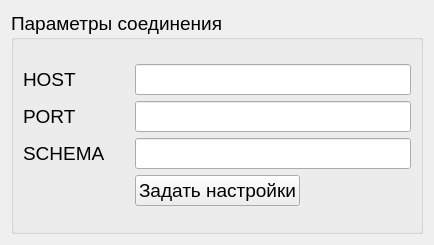
<?xml version="1.0" encoding="UTF-8"?>
<ui version="4.0">
 <class>set_con</class>
 <widget class="QWidget" name="set_con">
  <property name="geometry">
   <rect>
    <x>0</x>
    <y>0</y>
    <width>434</width>
    <height>245</height>
   </rect>
  </property>
  <property name="windowTitle">
   <string>Form</string>
  </property>
  <layout class="QGridLayout" name="gridLayout">
   <item row="0" column="0">
    <widget class="QGroupBox" name="groupBox">
     <property name="font">
      <font>
       <pointsize>14</pointsize>
      </font>
     </property>
     <property name="title">
      <string>Параметры соединения</string>
     </property>
     <layout class="QGridLayout" name="gridLayout_3">
      <item row="1" column="0">
       <layout class="QGridLayout" name="gridLayout_2">
        <item row="4" column="1">
         <widget class="QPushButton" name="pushButton">
          <property name="font">
           <font>
            <pointsize>14</pointsize>
           </font>
          </property>
          <property name="text">
           <string>Задать настройки</string>
          </property>
         </widget>
        </item>
        <item row="1" column="1" colspan="2">
         <widget class="QLineEdit" name="lineEdit">
          <property name="font">
           <font>
            <pointsize>14</pointsize>
           </font>
          </property>
          <property name="text">
           <string/>
          </property>
          <property name="echoMode">
           <enum>QLineEdit::Normal</enum>
          </property>
         </widget>
        </item>
        <item row="1" column="0">
         <widget class="QLabel" name="label_2">
          <property name="font">
           <font>
            <pointsize>14</pointsize>
           </font>
          </property>
          <property name="text">
           <string>PORT</string>
          </property>
         </widget>
        </item>
        <item row="0" column="0">
         <widget class="QLabel" name="label">
          <property name="font">
           <font>
            <pointsize>14</pointsize>
           </font>
          </property>
          <property name="text">
           <string>HOST</string>
          </property>
         </widget>
        </item>
        <item row="0" column="1" colspan="2">
         <widget class="QLineEdit" name="lineEdit_2">
          <property name="font">
           <font>
            <pointsize>14</pointsize>
           </font>
          </property>
          <property name="text">
           <string/>
          </property>
          <property name="echoMode">
           <enum>QLineEdit::Normal</enum>
          </property>
         </widget>
        </item>
        <item row="2" column="0">
         <widget class="QLabel" name="label_3">
          <property name="text">
           <string>SCHEMA</string>
          </property>
         </widget>
        </item>
        <item row="2" column="1" colspan="2">
         <widget class="QLineEdit" name="lineEdit_3">
          <property name="text">
           <string/>
          </property>
         </widget>
        </item>
       </layout>
      </item>
     </layout>
    </widget>
   </item>
  </layout>
 </widget>
 <resources/>
 <connections/>
</ui>
